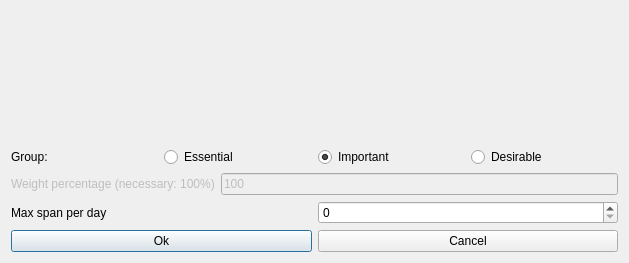
<?xml version="1.0" encoding="UTF-8"?>
<ui version="4.0">
 <class>ModifyConstraintStudentsMaxSpanPerDayForm_template</class>
 <widget class="QDialog" name="ModifyConstraintStudentsMaxSpanPerDayForm_template">
  <property name="geometry">
   <rect>
    <x>0</x>
    <y>0</y>
    <width>629</width>
    <height>263</height>
   </rect>
  </property>
  <property name="windowTitle">
   <string extracomment="This is the title of the dialog to modify a constraint of this type">Modify students max span per day</string>
  </property>
  <layout class="QVBoxLayout" name="verticalLayout">
   <item>
    <spacer name="spacer5">
     <property name="orientation">
      <enum>Qt::Vertical</enum>
     </property>
     <property name="sizeType">
      <enum>QSizePolicy::Expanding</enum>
     </property>
     <property name="sizeHint" stdset="0">
      <size>
       <width>20</width>
       <height>45</height>
      </size>
     </property>
    </spacer>
   </item>
   <item>
    <layout class="QHBoxLayout" name="horizontalLayout_4">
     <item>
      <widget class="QLabel" name="groupTextLabel">
       <property name="text">
        <string>Group:</string>
       </property>
      </widget>
     </item>
     <item>
      <widget class="QRadioButton" name="essentialRadioButton">
       <property name="text">
        <string>Essential</string>
       </property>
      </widget>
     </item>
     <item>
      <widget class="QRadioButton" name="importantRadioButton">
       <property name="text">
        <string>Important</string>
       </property>
       <property name="checked">
        <bool>true</bool>
       </property>
      </widget>
     </item>
     <item>
      <widget class="QRadioButton" name="desirableRadioButton">
       <property name="text">
        <string>Desirable</string>
       </property>
      </widget>
     </item>
    </layout>
   </item>
   <item>
    <layout class="QHBoxLayout" name="horizontalLayout">
     <item>
      <widget class="QLabel" name="weightTextLabel">
       <property name="enabled">
        <bool>false</bool>
       </property>
       <property name="frameShape">
        <enum>QFrame::NoFrame</enum>
       </property>
       <property name="frameShadow">
        <enum>QFrame::Plain</enum>
       </property>
       <property name="text">
        <string>Weight percentage (necessary: 100%)</string>
       </property>
       <property name="wordWrap">
        <bool>false</bool>
       </property>
      </widget>
     </item>
     <item>
      <widget class="QLineEdit" name="weightLineEdit">
       <property name="enabled">
        <bool>false</bool>
       </property>
       <property name="text">
        <string notr="true">100</string>
       </property>
      </widget>
     </item>
    </layout>
   </item>
   <item>
    <layout class="QHBoxLayout" name="horizontalLayout_2">
     <item>
      <widget class="QLabel" name="textLabel1">
       <property name="text">
        <string>Max span per day</string>
       </property>
       <property name="wordWrap">
        <bool>false</bool>
       </property>
      </widget>
     </item>
     <item>
      <widget class="QSpinBox" name="maxSpanSpinBox"/>
     </item>
    </layout>
   </item>
   <item>
    <layout class="QHBoxLayout">
     <item>
      <widget class="QPushButton" name="okPushButton">
       <property name="text">
        <string>Ok</string>
       </property>
      </widget>
     </item>
     <item>
      <widget class="QPushButton" name="cancelPushButton">
       <property name="text">
        <string>Cancel</string>
       </property>
      </widget>
     </item>
    </layout>
   </item>
  </layout>
 </widget>
 <layoutdefault spacing="6" margin="11"/>
 <resources/>
 <connections/>
</ui>
